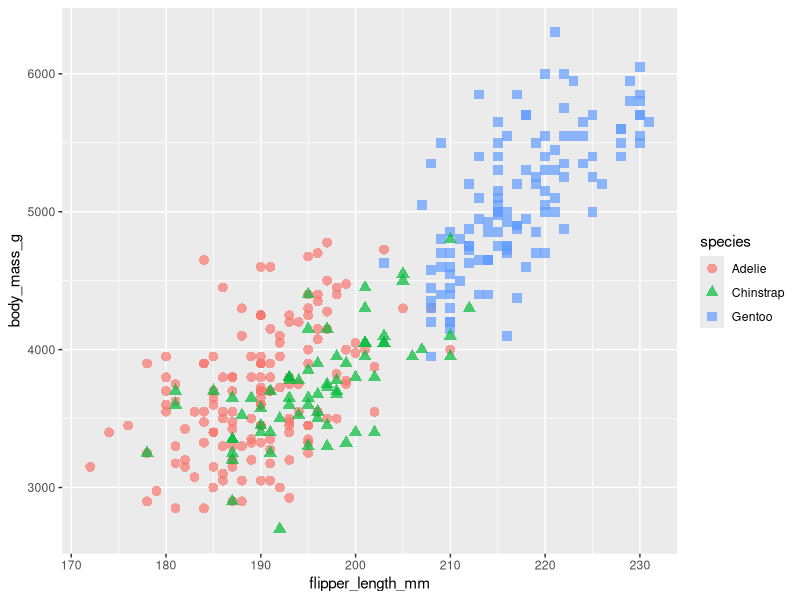

R code for this plot:

# Load packages
library(palmerpenguins)
library(tidyverse)
library(ggplot2)


# Plot
mass_flipper <- ggplot(data = penguins, 
                       aes(x = flipper_length_mm,
                           y = body_mass_g)) +
  geom_point(aes(color = species, 
                 shape = species),
             size = 3,
             alpha = 0.7)

mass_flipper